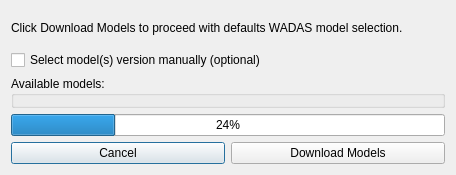
<?xml version="1.0" encoding="UTF-8"?>
<ui version="4.0">
 <class>AiModelDownloadDialog</class>
 <widget class="QDialog" name="AiModelDownloadDialog">
  <property name="geometry">
   <rect>
    <x>0</x>
    <y>0</y>
    <width>456</width>
    <height>175</height>
   </rect>
  </property>
  <property name="windowTitle">
   <string>Download AI Models</string>
  </property>
  <layout class="QGridLayout" name="gridLayout_2">
   <item row="4" column="0">
    <widget class="QPushButton" name="pushButton_cancel">
     <property name="text">
      <string>Cancel</string>
     </property>
    </widget>
   </item>
   <item row="3" column="0" colspan="2">
    <widget class="QProgressBar" name="progressBar">
     <property name="value">
      <number>24</number>
     </property>
    </widget>
   </item>
   <item row="4" column="1">
    <widget class="QPushButton" name="pushButton_download">
     <property name="text">
      <string>Download Models</string>
     </property>
    </widget>
   </item>
   <item row="2" column="0" colspan="2">
    <widget class="QGroupBox" name="groupBox_available_models">
     <property name="title">
      <string>Available models:</string>
     </property>
    </widget>
   </item>
   <item row="0" column="0" colspan="2">
    <widget class="QLabel" name="label">
     <property name="text">
      <string>Click Download Models to proceed with defaults WADAS model selection.</string>
     </property>
    </widget>
   </item>
   <item row="1" column="0" colspan="2">
    <widget class="QCheckBox" name="checkBox_select_versions">
     <property name="text">
      <string>Select model(s) version manually (optional)</string>
     </property>
    </widget>
   </item>
  </layout>
 </widget>
 <resources/>
 <connections/>
</ui>
